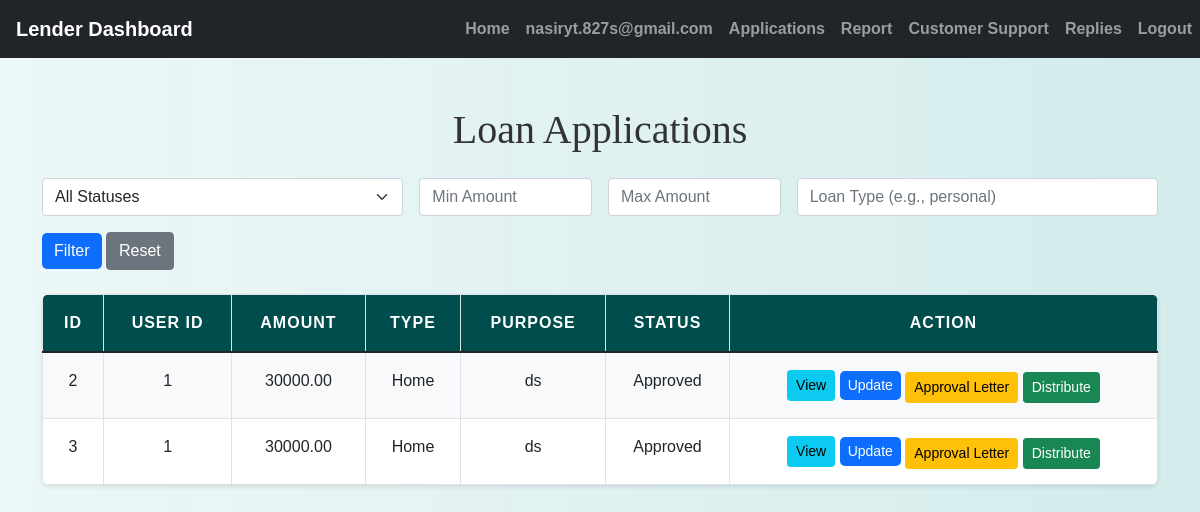
Screenshot of /lender/view_applications.php (signed in) with the database file from the repository.
### tables this page shows
CREATE TABLE `loan_applications` (
  `id` int(11) NOT NULL,
  `user_id` int(11) NOT NULL,
  `loan_amount` decimal(10,2) NOT NULL,
  `loan_type` varchar(255) NOT NULL,
  `purpose` text NOT NULL,
  `repayment_period` int(11) NOT NULL,
  `proof_of_income` varchar(255) NOT NULL,
  `proof_of_identification` varchar(255) NOT NULL,
  `credit_history` varchar(255) NOT NULL,
  `application_status` enum('submitted','under_review','approved','rejected','partially_completed','draft') DEFAULT 'submitted',
  `created_at` timestamp NOT NULL DEFAULT current_timestamp(),
  `updated_at` timestamp NOT NULL DEFAULT current_timestamp() ON UPDATE current_timestamp(),
  `review` text NOT NULL DEFAULT ''
);

### lender/view_applications.php (the view, shortened to what this page needs)
<?php
include('config.php');
$filter_type = $_GET['type'] ?? '';
$conditions = ["application_status != 'draft'"];
$sql = "SELECT * FROM loan_applications WHERE " . implode(" AND ", $conditions);
$stmt = mysqli_prepare($conn, $sql);
mysqli_stmt_execute($stmt);
$result = mysqli_stmt_get_result($stmt);
?>
<!DOCTYPE html>
<html lang="en">
<head>
    <link href="https://cdn.jsdelivr.net/npm/bootstrap@5.1.3/dist/css/bootstrap.min.css" rel="stylesheet">
    <link href="https://cdnjs.cloudflare.com/ajax/libs/font-awesome/6.0.0-beta3/css/all.min.css" rel="stylesheet">
    <link rel="stylesheet" href="../css/style.css">
</head>
<body>
<?php include('navbar.php'); ?>
<div class="container mt-5 mb-5">
    <h1 class="text-center mb-4">Loan Applications</h1>
    <form method="get" class="row g-3 mb-4">
        <div class="col-md-4">
            <select name="status" class="form-select">
                <option value="">All Statuses</option>
            </select>
        </div>
        <div class="col-md-2">
    <input type="number" name="min_amount" class="form-control" placeholder="Min Amount" value="<?= htmlspecialchars($_GET['min_amount'] ?? '') ?>">
</div>
<div class="col-md-2">
    <input type="number" name="max_amount" class="form-control" placeholder="Max Amount" value="<?= htmlspecialchars($_GET['max_amount'] ?? '') ?>">
</div>
        <div class="col-md-4">
            <input type="text" name="type" class="form-control" placeholder="Loan Type (e.g., personal)" value="<?= htmlspecialchars($filter_type) ?>">
        </div>
        <div class="col-md-4">
            <button type="submit" class="btn btn-primary">Filter</button>
            <a href="view_applications.php" class="btn btn-secondary">Reset</a>
        </div>
    </form>
    <table class="table table-bordered">
        <thead class="table-dark">
        <tr>
            <th>ID</th>
            <th>User ID</th>
            <th>Amount</th>
            <th>Type</th>
            <th>Purpose</th>
            <th>Status</th>
            <th>Action</th>
        </tr>
        </thead>
        <tbody>
        <?php while ($loan = mysqli_fetch_assoc($result)) { ?>
            <tr>
                <td><?= $loan['id'] ?></td>
                <td><?= $loan['user_id'] ?></td>
                <td><?= $loan['loan_amount'] ?></td>
                <td><?= $loan['loan_type'] ?></td>
                <td><?= $loan['purpose'] ?></td>
                <td><?= ucfirst($loan['application_status']) ?></td>
                <td>
                    <a href="view_details.php?id=<?= $loan['id'] ?>" class="btn btn-info btn-sm">View</a>
                    <button class="btn btn-primary btn-sm" data-bs-toggle="modal" data-bs-target="#updateStatusModal<?= $loan['id'] ?>">Update</button>
                    <?php if ($loan['application_status'] === 'approved') { ?>
                        <button class="btn btn-warning btn-sm mt-1" onclick="generatePDF('<?= $loan['id'] ?>', '<?= $loan['loan_amount'] ?>', '<?= $loan['loan_type'] ?>', '<?= $loan['purpose'] ?>', '<?= $loan['user_id'] ?>')">Approval Letter</button>
                        <a href="distribute_loan.php?application_id=<?= $loan['id'] ?>" class="btn btn-success btn-sm mt-1">Distribute</a>
                    <?php } ?>
                </td>
            </tr>
        <?php } ?>
        </tbody>
    </table>
</div>
</body>
</html>

### css/style.css (style rules this page uses)
body { background: linear-gradient(90deg, rgba(233, 246, 246, 0.831), rgba(207, 233, 233, 0.9)); font-family: 'Arial', sans-serif; color: #333; line-height: 1.6; }
h1, h2, h3, h4 { text-align: center; margin-top: 30px; margin-bottom: 30px; font-family: 'Georgia', serif; }
.container { margin-bottom: 40px; }
.table { width: 100%; border-collapse: collapse; margin-top: 20px; font-size: 16px; background-color: #ffffff; border-radius: 8px; overflow: hidden; box-shadow: 0 2px 4px rgba(0, 0, 0, 0.1); }
.table th, .table td { padding: 15px; border: 1px solid #dee2e6; text-align: center; }
.table thead th { background-color: #004d4d; color: white; font-weight: bold; text-transform: uppercase; letter-spacing: 1px; }
.table tbody tr:nth-child(odd) { background-color: #f8f9fa; }
.btn-primary { color: #fff; border: none; border-radius: 5px; cursor: pointer; transition: background-color 0.3s ease; }
a { color: #006666; text-decoration: none; font-weight: bold; }

### rows the page displays
loan_applications: id "2", user "1", loan_amount "30000.00", loan_type "Home", purpose "ds", application_status "Approved"
loan_applications: id "3", user "1", loan_amount "30000.00", loan_type "Home", purpose "ds", application_status "Approved"

### other values shown
$_SESSION["email"] "nasiryt.827s@gmail.com"
